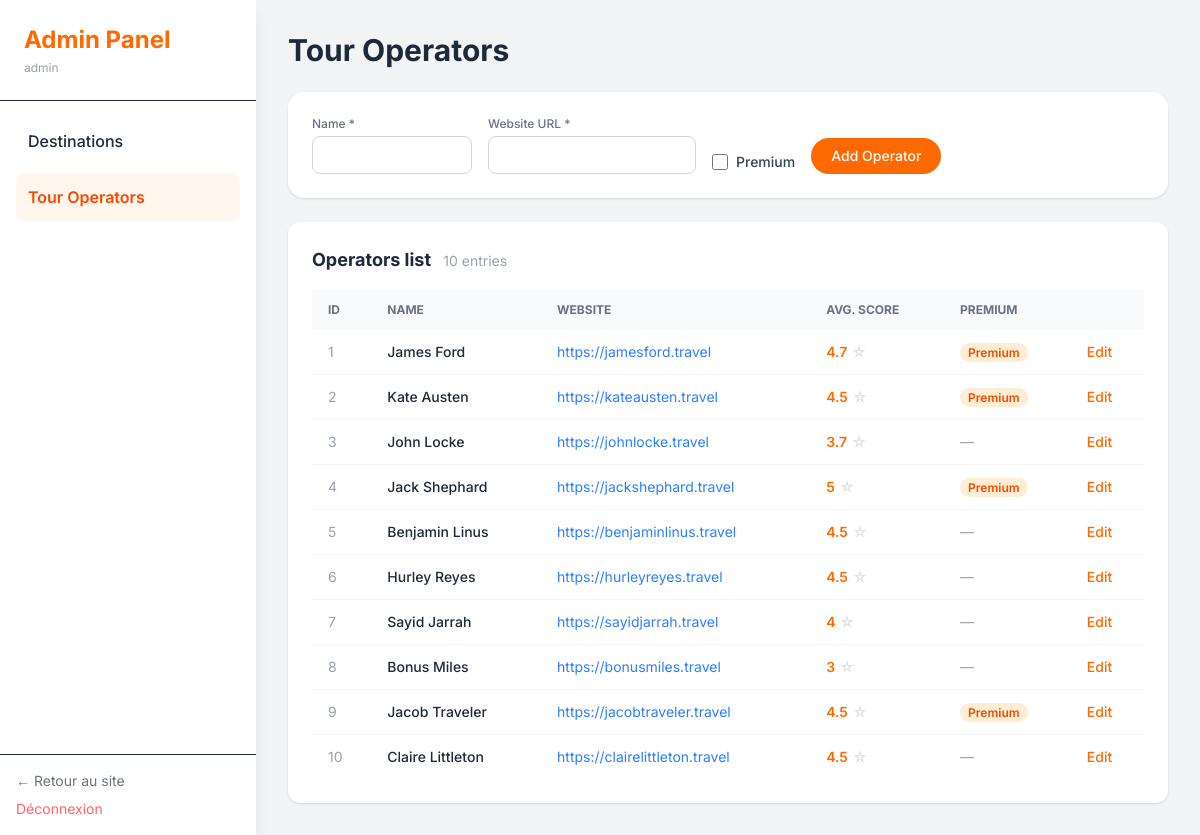
The app's page /admin/views/tour_operators.php (signed in) with its own data.
### tables this page shows
CREATE TABLE `tour_operator` (
  `id`         INT            NOT NULL AUTO_INCREMENT,
  `name`       VARCHAR(255)   NOT NULL,
  `link`       VARCHAR(255)   NOT NULL,
  `is_premium` TINYINT(1)     NOT NULL DEFAULT 0,
  PRIMARY KEY (`id`)
);

### utils/session.php (called while the page is built, shortened)
<?php
function isLoggedIn(): bool {
    return isset($_SESSION['user']['id'], $_SESSION['user']['role']);
}
function currentUser(): ?array {
    return $_SESSION['user'];
}

### utils/autoloader.php (called while the page is built, shortened)
<?php
spl_autoload_register(function ($className) {
    $baseDir = __DIR__ . '/../classes/';
    switch (true) {
        case substr($className, -10) === 'Repository':
            $directory = 'repositorys';
            break;
        default:
            $directory = 'basics';
            break;
    }
    $file = $baseDir . $directory . '/' . $className . '.php';
});

### classes/repositorys/TourOperatorRepository.php (called while the page is built, shortened)
<?php
class TourOperatorRepository {
    private PDO $db;
    public function __construct(PDO $db) {
        $this->db = $db;
    }
    public function findAll(): array {
        $stmt = $this->db->query('SELECT * FROM tour_operator');
        return array_map(fn($row) => new TourOperator($row), $stmt->fetchAll(PDO::FETCH_ASSOC));
    }
}

### classes/basics/TourOperator.php (called while the page is built, shortened)
<?php
class TourOperator {
    private int $id;
    private string $name;
    private string $link;
    private bool $isPremium;
    public function __construct(array $data) {
        $this->id          = $data['id'];
        $this->name        = $data['name'];
        $this->link        = $data['link'];
        $this->isPremium   = (bool) ($data['is_premium'] ?? $data['isPremium'] ?? false);
    }
    public function getId(): int {
        return $this->id;
    }
    public function getName(): string {
        return $this->name;
    }
    public function getLink(): string {
        return $this->link;
    }
    public function getIsPremium(): bool {
        return $this->isPremium;
    }
}

### classes/repositorys/ScoreRepository.php (called while the page is built, shortened)
<?php
class ScoreRepository {
    private PDO $db;
    public function __construct(PDO $db) {
        $this->db = $db;
    }
    public function getAverageByTourOperator(int $tourOperatorId): ?float {
        $stmt = $this->db->prepare(
            'SELECT AVG(value) as avg_score FROM score WHERE tour_operator_id = ?'
        );
        $stmt->execute([$tourOperatorId]);
        $data = $stmt->fetch(PDO::FETCH_ASSOC);
        return isset($data['avg_score']) ? round((float) $data['avg_score'], 1) : null;
    }
}

### admin/views/tour_operators.php (the view, shortened to what this page needs)
<?php
require_once __DIR__ . '/../../utils/autoloader.php';
require_once __DIR__ . '/../../utils/connection.php';
$repo          = new TourOperatorRepository($db);
$scoreRepo     = new ScoreRepository($db);
$tourOperators = $repo->findAll();
?>
<!DOCTYPE html>
<html lang="fr">
<head>
    <script src="https://cdn.jsdelivr.net/npm/@tailwindcss/browser@4"></script>
    <link rel="stylesheet" href="/ComparOperator/assets/css/main.css">
</head>
<body class="bg-gray-100 text-gray-800">
    <?php $authUser = currentUser(); ?>
    <aside class="fixed top-0 left-0 w-64 h-screen bg-white shadow-lg flex flex-col">
        <div class="p-6 border-b">
            <h1 class="text-2xl font-bold text-orange-500">Admin Panel</h1>
            <p class="text-xs text-gray-400 mt-1"><?= htmlspecialchars($authUser['username'] ?? '') ?></p>
        </div>
        <nav class="flex-1 p-4">
            <ul class="space-y-2">
                <li>
                    <a href="/ComparOperator/admin/index.php"
                       class="flex items-center gap-3 p-3 rounded-lg hover:bg-gray-100 font-medium transition">
                        Destinations
                    </a>
                </li>
                <li>
                    <a href="/ComparOperator/admin/views/tour_operators.php"
                       class="flex items-center gap-3 p-3 rounded-lg bg-orange-50 text-orange-600 font-semibold">
                        Tour Operators
                    </a>
                </li>
            </ul>
        </nav>
        <div class="p-4 border-t flex flex-col gap-2">
            <a href="/ComparOperator/index.php" class="text-sm text-gray-500 hover:text-orange-500 transition">← Retour au site</a>
            <a href="/ComparOperator/process/auth/logout.php" class="text-sm text-red-400 hover:text-red-600 transition">Déconnexion</a>
        </div>
    </aside>
    <main class="ml-64 p-8 min-h-screen flex flex-col gap-6">
        <div class="flex items-center justify-between">
            <h2 class="text-3xl font-bold">Tour Operators</h2>
        </div>
        <form
            method="POST"
            action="/ComparOperator/process/admin/add_tour_operator.php"
            class="flex flex-wrap items-end gap-4 bg-white shadow rounded-2xl p-6">
            <div class="flex flex-col">
                <label for="name" class="text-xs font-medium text-gray-500 mb-1">Name *</label>
                <input type="text" id="name" name="name" required
                       class="border border-gray-300 rounded-lg p-2 w-40 focus:ring-2 focus:ring-orange-400 focus:outline-none text-sm">
            </div>
            <div class="flex flex-col">
                <label for="link" class="text-xs font-medium text-gray-500 mb-1">Website URL *</label>
                <input type="url" id="link" name="link" required
                       class="border border-gray-300 rounded-lg p-2 w-52 focus:ring-2 focus:ring-orange-400 focus:outline-none text-sm">
            </div>
            <div class="flex items-center gap-2 pb-0.5">
                <input type="checkbox" id="is_premium" name="is_premium"
                       class="w-4 h-4 accent-orange-500">
                <label for="is_premium" class="text-sm font-medium text-gray-700">Premium</label>
            </div>
            <button type="submit"
                    class="bg-orange-500 text-white font-medium py-2 px-5 rounded-full hover:bg-orange-600 transition text-sm">
                Add Operator
            </button>
        </form>
        <div class="bg-white shadow rounded-xl p-6 flex-1 overflow-hidden flex flex-col">
            <h3 class="text-lg font-bold mb-4">Operators list
                <span class="text-gray-400 font-normal text-sm ml-2"><?= count($tourOperators) ?> entries</span>
            </h3>
            <div class="overflow-auto flex-1">
                <table class="w-full text-sm text-left">
                    <thead class="bg-gray-50 text-gray-500 uppercase text-xs">
                        <tr>
                            <th class="py-3 px-4">ID</th>
                            <th class="py-3 px-4">Name</th>
                            <th class="py-3 px-4">Website</th>
                            <th class="py-3 px-4">Avg. Score</th>
                            <th class="py-3 px-4">Premium</th>
                            <th class="py-3 px-4"></th>
                        </tr>
                    </thead>
                    <tbody class="divide-y divide-gray-100">
                    <?php foreach ($tourOperators as $operator): ?>
                        <?php $avgScore = $scoreRepo->getAverageByTourOperator($operator->getId()); ?>
                        <tr class="hover:bg-gray-50 transition"
                            data-id="<?= $operator->getId() ?>"
                            data-name="<?= htmlspecialchars($operator->getName()) ?>"
                            data-link="<?= htmlspecialchars($operator->getLink()) ?>"
                            data-is-premium="<?= (int) $operator->getIsPremium() ?>">
                            <td class="py-3 px-4 text-gray-400"><?= $operator->getId() ?></td>
                            <td class="py-3 px-4 font-medium"><?= htmlspecialchars($operator->getName()) ?></td>
                            <td class="py-3 px-4">
                                <a href="<?= htmlspecialchars($operator->getLink()) ?>"
                                   target="_blank"
                                   class="text-blue-500 hover:underline truncate max-w-xs block">
                                    <?= htmlspecialchars($operator->getLink()) ?>
                                </a>
                            </td>
                            <td class="py-3 px-4">
                                <?php if ($avgScore !== null): ?>
                                    <span class="flex items-center gap-1 text-orange-500 font-semibold">
                                        <?= $avgScore ?>
                                        <img src="/ComparOperator/assets/img/icons/star_rate.svg" class="w-4 h-4" alt="">
                                    </span>
                                <?php else: ?>
                                    <span class="text-gray-400">—</span>
                                <?php endif; ?>
                            </td>
                            <td class="py-3 px-4">
                                <?php if ($operator->getIsPremium()): ?>
                                    <span class="bg-orange-100 text-orange-600 text-xs font-semibold px-2 py-0.5 rounded-full">Premium</span>
                                <?php else: ?>
                                    <span class="text-gray-400">—</span>
                                <?php endif; ?>
                            </td>
                            <td class="py-3 px-4">
                                <button class="updateBtn text-orange-500 hover:underline text-sm font-medium cursor-pointer">
                                    Edit
                                </button>
                            </td>
                        </tr>
                    <?php endforeach; ?>
                    </tbody>
                </table>
            </div>
        </div>
    </main>
</body>
</html>

### assets/css/main.css (style rules this page uses)
html { scroll-behavior: smooth; }
body { font-family: 'Inter', sans-serif; -webkit-font-smoothing: antialiased; }

### records on screen
tour_operator: id "1", name "James Ford", link "https://jamesford.travel", avgScore "4.7", is_premium "Premium"
tour_operator: id "2", name "Kate Austen", link "https://kateausten.travel", avgScore "4.5", is_premium "Premium"
tour_operator: id "3", name "John Locke", link "https://johnlocke.travel", avgScore "3.7"
tour_operator: id "4", name "Jack Shephard", link "https://jackshephard.travel", avgScore "5", is_premium "Premium"
tour_operator: id "5", name "Benjamin Linus", link "https://benjaminlinus.travel", avgScore "4.5"
tour_operator: id "6", name "Hurley Reyes", link "https://hurleyreyes.travel", avgScore "4.5"
tour_operator: id "7", name "Sayid Jarrah", link "https://sayidjarrah.travel", avgScore "4"
tour_operator: id "8", name "Bonus Miles", link "https://bonusmiles.travel", avgScore "3"
tour_operator: id "9", name "Jacob Traveler", link "https://jacobtraveler.travel", avgScore "4.5", is_premium "Premium"
tour_operator: id "10", name "Claire Littleton", link "https://clairelittleton.travel", avgScore "4.5"

### other values on screen
$authUser['username'] "admin"
count($tourOperators) "10"
